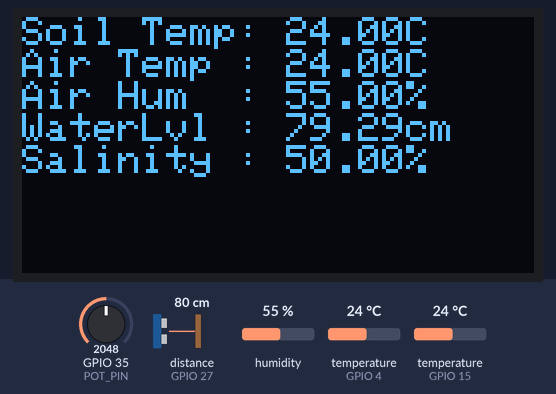
The sketch below on a simulated ESP32. Parts: 128×64 one-colour display. Wiring (inferred from the names in the program): ultrasonic range finder: trigger GPIO 14; echo GPIO 27. Inputs (shaded band) come from the test bench; at power-on: GPIO 35 (POT_PIN) = 2048, distance to the obstacle (sensor on GPIO 27) 80 cm, humidity 55 %, temperature (sensors on GPIO 4, GPIO 15) 24 °C. The echo pulse lasts 58.3 µs per cm; WiFi joins after 1.5 s; servers stay silent unless stated; web services answer with replies made up by the test bench; what the sketch prints to the serial monitor is not drawn.

Above: at 2.4 s.

The sketch:

thingspeak_esp_hardware_sim.ino
```cpp
#include <WiFi.h>
#include <HTTPClient.h>
#include <OneWire.h>
#include <DallasTemperature.h>
#include <DHT.h>
#include <Wire.h>
#include <Adafruit_GFX.h>
#include <Adafruit_SSD1306.h>

// ====== OLED Setup ======
#define SCREEN_WIDTH 128
#define SCREEN_HEIGHT 64
Adafruit_SSD1306 display(SCREEN_WIDTH, SCREEN_HEIGHT, &Wire, -1);

// ====== DS18B20 Soil Temp ======
#define ONE_WIRE_BUS 4  // GPIO4
OneWire oneWire(ONE_WIRE_BUS);
DallasTemperature soilTemp(&oneWire);

// ====== DHT22 Air Temp & Humidity ======
#define DHTPIN 15       // GPIO15
#define DHTTYPE DHT22
DHT dht(DHTPIN, DHTTYPE);

// ====== Ultrasonic (HC-SR04 for Water Level) ======
#define TRIG_PIN 14
#define ECHO_PIN 27

// ====== Potentiometer (simulate salinity/moisture) ======
#define POT_PIN 35   // ADC pin

// ====== WiFi + ThingSpeak ======
const char* ssid = "YOUR_WIFI_SSID";          // 🔹 Replace with your WiFi SSID
const char* password = "YOUR_WIFI_PASSWORD";  // 🔹 Replace with your WiFi Password
String serverName = "http://api.thingspeak.com/update";
String apiKey = "YOUR_THINGSPEAK_WRITE_API_KEY";  // 🔹 Replace with ThingSpeak Write API Key

// ====== Setup ======
void setup() {
  Serial.begin(115200);

  // Init OLED
  if (!display.begin(SSD1306_SWITCHCAPVCC, 0x3C)) {
    Serial.println("SSD1306 allocation failed");
    for (;;);
  }
  display.clearDisplay();
  display.setTextSize(1);
  display.setTextColor(SSD1306_WHITE);

  // Init sensors
  soilTemp.begin();
  dht.begin();
  pinMode(TRIG_PIN, OUTPUT);
  pinMode(ECHO_PIN, INPUT);

  // WiFi connect
  WiFi.begin(ssid, password);
  Serial.print("Connecting to WiFi");
  while (WiFi.status() != WL_CONNECTED) {
    delay(500);
    Serial.print(".");
  }
  Serial.println("\n✅ WiFi Connected!");
}

float readWaterLevelCM() {
  digitalWrite(TRIG_PIN, LOW);
  delayMicroseconds(2);
  digitalWrite(TRIG_PIN, HIGH);
  delayMicroseconds(10);
  digitalWrite(TRIG_PIN, LOW);
  long duration = pulseIn(ECHO_PIN, HIGH, 30000);  // timeout 30ms
  float distance = duration * 0.034 / 2; // cm
  return distance;
}

void loop() {
  // === Read sensors ===
  soilTemp.requestTemperatures();
  float soilTemperature = soilTemp.getTempCByIndex(0);

  float airTemperature = dht.readTemperature();
  float airHumidity = dht.readHumidity();

  float waterLevel = readWaterLevelCM();

  int potValue = analogRead(POT_PIN);
  float salinityPercent = map(potValue, 0, 4095, 0, 100);

  // === Print formatted ===
  Serial.println("===== Sensor Readings =====");
  Serial.printf("🌱 Soil Temp     : %.2f °C\n", soilTemperature);
  Serial.printf("🌤 Air Temp      : %.2f °C\n", airTemperature);
  Serial.printf("💧 Air Humidity  : %.2f %%\n", airHumidity);
  Serial.printf("🚰 Water Level   : %.2f cm\n", waterLevel);
  Serial.printf("🧂 Salinity      : %.2f %%\n", salinityPercent);
  Serial.println("===========================\n");

  // === OLED Display ===
  display.clearDisplay();
  display.setCursor(0, 0);
  display.setTextSize(1);

  display.printf("Soil Temp: %.2fC\n", soilTemperature);
  display.printf("Air Temp : %.2fC\n", airTemperature);
  display.printf("Air Hum  : %.2f%%\n", airHumidity);
  display.printf("WaterLvl : %.2fcm\n", waterLevel);
  display.printf("Salinity : %.2f%%\n", salinityPercent);

  display.display();

  // === Send to ThingSpeak ===
  if (WiFi.status() == WL_CONNECTED) {
    HTTPClient http;

    String url = serverName + "?api_key=" + apiKey +
                 "&field1=" + String(soilTemperature, 2) +
                 "&field2=" + String(airTemperature, 2) +
                 "&field3=" + String(airHumidity, 2) +
                 "&field4=" + String(waterLevel, 2) +
                 "&field5=" + String(salinityPercent, 2);

    http.begin(url);
    int httpCode = http.GET();

    if (httpCode > 0) {
      Serial.println("📡 ThingSpeak Update: " + String(httpCode));
    } else {
      Serial.println("❌ Error sending data: " + http.errorToString(httpCode));
    }
    http.end();
  } else {
    Serial.println("⚠️ WiFi Disconnected!");
  }

  delay(20000); // ThingSpeak requires minimum 15s interval
}
```
